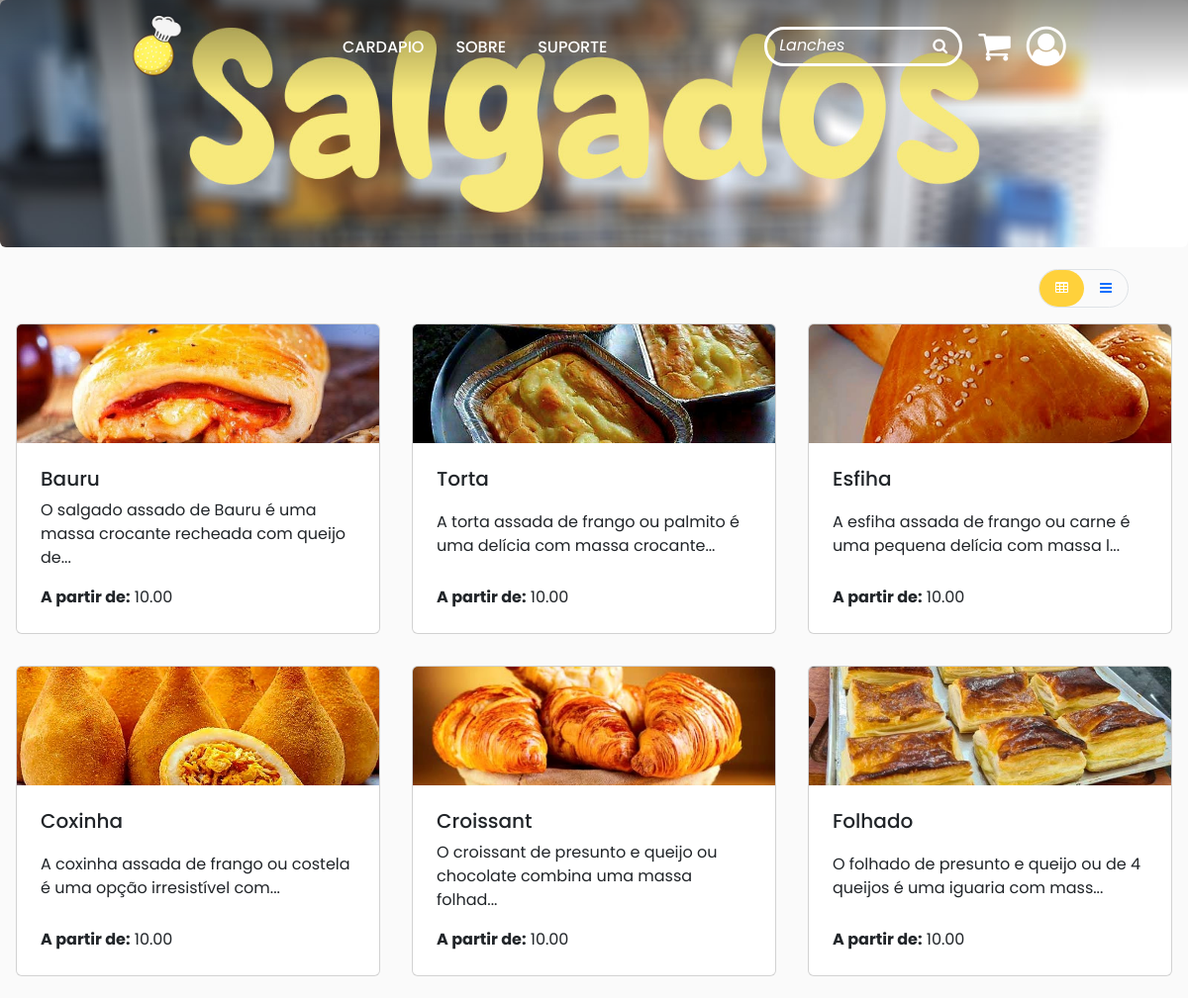
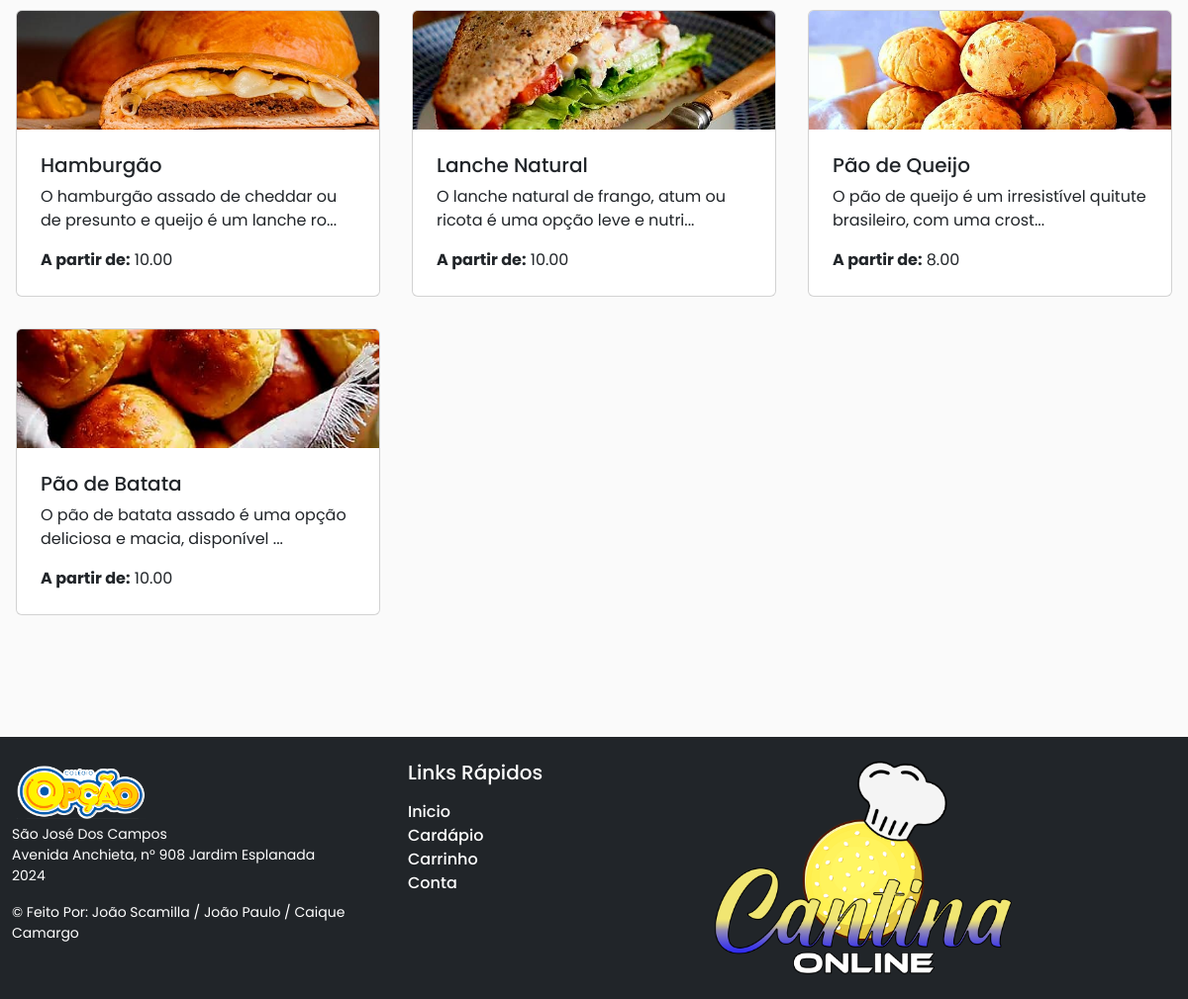
The app's page /Categorias/listar/1 with its own data (2 pictures, top to bottom).
### tables this page shows
CREATE TABLE `categorias_produtos` (
  `id` int(11) NOT NULL,
  `nome` varchar(25) NOT NULL
);

CREATE TABLE `produtos` (
  `id` int(11) NOT NULL,
  `nome` varchar(40) NOT NULL,
  `id_categoria` int(11) NOT NULL,
  `descricao` text DEFAULT NULL,
  `status` enum('Disponível','Indisponível') NOT NULL DEFAULT 'Disponível'
);

### app/core/Controller.php (called while the page is built, shortened)
<?php
class Controller
{
    public function loadingTemplate($nameView, $dadosModel = array())
    {
        require './app/views/client/template.php';
    }
    public function loadingView($nameView, $dadosModel = array())
    {
        extract($dadosModel);
        require './app/views/client/'.$nameView.'.php';
    }
}

### index.php (called while the page is built, shortened)
<?php
$c = new Core();

### app/scripts/DirUrl.php (called while the page is built)
<?php
$u = new \app\classes\Utility;
$diretorio = $u->getUrl();

### app/classes/Utility.php (called while the page is built, shortened)
<?php
class Utility
{
    public function getUrl()
    {
        $url = $_SERVER['REQUEST_URI'];
        $nome = 'CantinaOnline+';
        $pos = strpos($url, $nome);
        if ($pos !== false) {
            $diretorio = substr($url, 0, $pos + strlen($nome));
        }
        else{
            $pos2 = strpos(strtolower($url), strtolower($nome));
        }
        return $diretorio;
    }
}

### app/models/Produtos.php (called while the page is built, shortened)
<?php
class Produtos
{
    public function readCategory($categoria)
    {
        $this->database = new \app\models\Database;
        $this->database->getConnection();
        $comando = "SELECT p.id, p.nome, p.descricao, p.status, c.nome AS nome_categoria, i.imagem AS imagem, MIN(pp.preco) AS preco FROM  produtos p INNER JOIN categorias_produtos c ON p.id_categoria = c.id INNER JOIN imagens_produtos i ON p.id = i.id_produto AND i.status = 'Principal' INNER JOIN variedades_produtos vp ON p.id = vp.id_produto INNER JOIN precos_produtos pp ON vp.id = pp.id_variedade WHERE  p.status = 'Disponível' AND p.id_categoria = $categoria GROUP BY p.id, p.nome, p.descricao, p.status, c.nome, i.imagem";
        $resultado = $this->database->select($comando);
        return $resultado;
    }
}

### app/models/Database.php (called while the page is built, shortened)
<?php
class Database
{
    private $host = 'localhost';
    private $dbName = 'cantinaonline';
    private $username = 'root';
    private $password = '';
    private $conn = null;
    public function getConnection()
    {
        if ($this->conn == null) {
            try {
                $this->conn = new \PDO("mysql:host=" . $this->host . ";dbname=" . $this->dbName, $this->username, $this->password);
                $this->conn->exec("set names utf8");
            } catch (\PDOException $exception) {
                echo "Erro de conexão: " . $exception->getMessage();
            }
        }
        return $this->conn;
    }
    public function select($comando)
    {
        try{
            $sql = $this->conn->prepare($comando);
            $sql->execute();
            return $sql->fetchAll(\PDO::FETCH_ASSOC);
        }
        catch (\PDOException $e){
            return false;
            }
    }
    public function closeConnection()
    {
        $this->conn = null;
    }
}

### app/scripts/isSession.php (called while the page is built)
<?php
$s = new \app\classes\Session;
$session = $s->isLogged();

### app/classes/Session.php (called while the page is built, shortened)
<?php
class Session
{
    public function isLogged()
    {
        if (isset($_SESSION['id']))
            return true;
        else
            return false;
    }
}

### app/views/client/vw_cardapio.php (the view, shortened to what this page needs)
<?php
require './app/scripts/DirUrl.php';
require './app/scripts/isSession.php';
?>
<img src="<?php echo $diretorio . '/public/assets/style/cardapio/image/' . $resultado[0]['nome_categoria'] . '.jpg'; ?>"
    class="rounded img-categories">
<div class='m-1 p-2 rounded'>
    <div class="small d-flex justify-content-end mx-5 nav nav-pills " id="pills-tab" role="tablist">
        <div class="d-flex border rounded-pill">
            <button class="nav-link btn-custom-view active" id="pills-card-tab" data-bs-toggle="pill"
                data-bs-target="#pills-card" type="button" role="tab" aria-controls="pills-card" aria-selected="true"><i
                    class="fa fa-table"></i></button>
            <button class="nav-link btn-custom-view" id="pills-table-tab" data-bs-toggle="pill"
                data-bs-target="#pills-table" type="button" role="tab" aria-controls="pills-table"
                aria-selected="false"><i class="fa fa-bars"></i></button>
        </div>
    </div>
    <div class="tab-content overflow-x-auto" id="pills-tabContent">
        <div class="tab-pane fade show active" id="pills-card" role="tabpanel" aria-labelledby="pills-card-tab">
            <div class="row">
                <?php
                if ($session) {
                    for ($c = 0; $c < count($favoritos); $c++) {
                   if($favoritos[$c]['nome_categoria']!=$resultado[$c]['nome_categoria'])
                   continue;
                        echo " <div class='p-3 col-md-4'>
              <a href='" . $diretorio . "/produtos/exibir/" . $favoritos[$c]['id'] . "' class='text-decoration-none card h-100 card-listar'>
                <img src='" . $diretorio . "/media/products/" . $favoritos[$c]['imagem'] . "' class='card-img-top card-cover-image'>
                <div class='card-body m-2 d-flex flex-column justify-content-between '>
                  <h5 class='card-title'>" . $favoritos[$c]['nome'] . "</h5>
                  <p class='card-text'>" . substr($favoritos[$c]['descricao'], 0, 70) . "..." . "</p>
                  <div class='d-flex justify-content-between'>
                    <p class='card-text'>
                    <strong>A partir de:</strong> " . $favoritos[$c]['preco'] . "
                  </p>
                  <button class='heart-favorite border-0 btn m-1' data-idproduto='" . $favoritos[$c]['id'] . "'>
                <i class='fa fa-heart'></i>
                    </button>
                  </div>
                </div>
              </a>
            </div>
            ";
                    }
                    for ($c = 0; $c < count($resultado); $c++) {
                        $existe=false;
                        for($d = 0; $d<count($favoritos);$d++){
                            if($resultado[$c]['id']==$favoritos[$d]['id'])
                            $existe=true;
                        }
                        if($existe)continue;
                        echo " <div class='p-3 col-md-4'>
              <a href='" . $diretorio . "/produtos/exibir/" . $resultado[$c]['id'] . "' class='text-decoration-none card h-100 card-listar'>
                <img src='" . $diretorio . "/media/products/" . $resultado[$c]['imagem'] . "' class='card-img-top card-cover-image'>
                <div class='card-body m-2 d-flex flex-column justify-content-between '>
                  <h5 class='card-title'>" . $resultado[$c]['nome'] . "</h5>
                  <p class='card-text'>" . substr($resultado[$c]['descricao'], 0, 70) . "..." . "</p>
                  <div class='d-flex justify-content-between'>
                    <p class='card-text'>
                    <strong>A partir de:</strong> " . $resultado[$c]['preco'] . "
                  </p>
                  <button class='heart border-0 btn m-1' data-idproduto='" . $resultado[$c]['id'] . "'>
                <i class='fa fa-heart'></i>
                    </button>
                  </div>
                </div>
              </a>
            </div>
            ";
                    }
                } else {
                    for ($c = 0; $c < count($resultado); $c++) {
                        echo " <div class='p-3 col-md-4'>
              <a href='" . $diretorio . "/produtos/exibir/" . $resultado[$c]['id'] . "' class='text-decoration-none card h-100 card-listar'>
                <img src='" . $diretorio . "/media/products/" . $resultado[$c]['imagem'] . "' class='card-img-top card-cover-image'>
                <div class='card-body m-2 d-flex flex-column justify-content-between '>
                  <h5 class='card-title'>" . $resultado[$c]['nome'] . "</h5>
                  <p class='card-text'>" . substr($resultado[$c]['descricao'], 0, 70) . "..." . "</p>
                  <div class='d-flex justify-content-between'>
                    <p class='card-text'>
                    <strong>A partir de:</strong> " . $resultado[$c]['preco'] . "
                  </p>
                  </div>
                </div>
              </a>
            </div>
            ";
                    }
                }
                ?>
            </div>
        </div>
    </div>
</div>

### records on screen
categorias_produtos: nome (picture)
produtos: shows a picture, nome "Bauru", descricao "O salgado assado de Bauru é uma massa crocante recheada com queijo de", preco "10.00"
produtos: shows a picture, nome "Torta", descricao "A torta assada de frango ou palmito é uma delícia com massa crocante", preco "10.00"
produtos: shows a picture, nome "Esfiha", descricao "A esfiha assada de frango ou carne é uma pequena delícia com massa l", preco "10.00"
produtos: shows a picture, nome "Coxinha", descricao "A coxinha assada de frango ou costela é uma opção irresistível com", preco "10.00"
produtos: shows a picture, nome "Croissant", descricao "O croissant de presunto e queijo ou chocolate combina uma massa folhad", preco "10.00"
produtos: shows a picture, nome "Folhado", descricao "O folhado de presunto e queijo ou de 4 queijos é uma iguaria com mass", preco "10.00"
produtos: shows a picture, nome "Hamburgão", descricao "O hamburgão assado de cheddar ou de presunto e queijo é um lanche ro", preco "10.00"
produtos: shows a picture, nome "Lanche Natural", descricao "O lanche natural de frango, atum ou ricota é uma opção leve e nutri", preco "10.00"
produtos: shows a picture, nome "Pão de Queijo", descricao "O pão de queijo é um irresistível quitute brasileiro, com uma crost", preco "8.00"
produtos: shows a picture, nome "Pão de Batata", descricao "O pão de batata assado é uma opção deliciosa e macia, disponível", preco "10.00"
